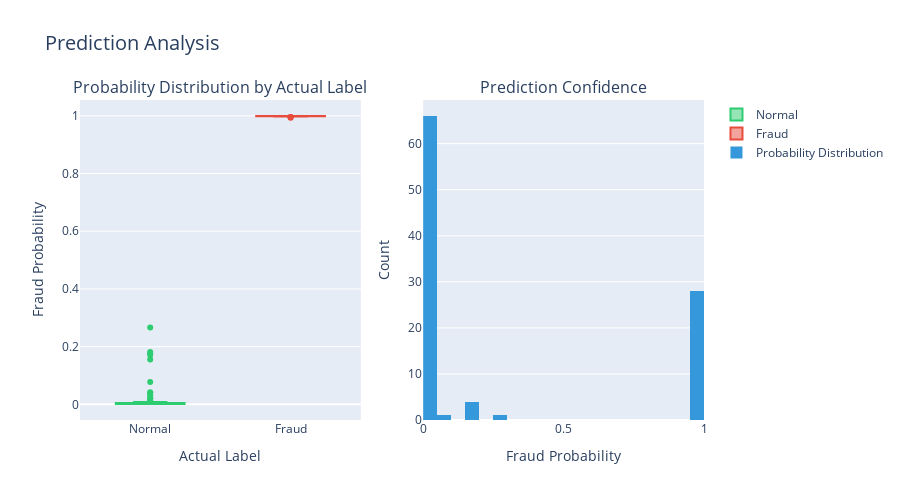

The code cell stored with this chart in its notebook:
### Code cell
# Prediction probability distribution
fig = make_subplots(
    rows=1, cols=2,
    subplot_titles=('Probability Distribution by Actual Label', 'Prediction Confidence')
)

# Box plot by actual label
for label in [0, 1]:
    mask = results_df['Actual'] == label
    fig.add_trace(
        go.Box(
            y=results_df[mask]['Probability'],
            name=f"{'Normal' if label == 0 else 'Fraud'}",
            marker_color='#2ecc71' if label == 0 else '#e74c3c'
        ),
        row=1, col=1
    )

# Histogram of probabilities
fig.add_trace(
    go.Histogram(
        x=results_df['Probability'],
        nbinsx=20,
        marker_color='#3498db',
        name='Probability Distribution'
    ),
    row=1, col=2
)

fig.update_layout(
    title_text="Prediction Analysis",
    title_font_size=20,
    height=500,
    showlegend=True
)

fig.update_xaxes(title_text="Actual Label", row=1, col=1)
fig.update_yaxes(title_text="Fraud Probability", row=1, col=1)
fig.update_xaxes(title_text="Fraud Probability", row=1, col=2)
fig.update_yaxes(title_text="Count", row=1, col=2)

fig.show()

### Figure 1 — Plotly figure (JSON) as saved in the notebook; plotly's stock layout.template omitted (floating-point values rounded to 4 significant figures)
{"data": [{"marker": {"color": "#2ecc71"}, "name": "Normal", "type": "box", "xaxis": "x", "y": [0.002478, 0.00161, 0.002663, 0.007726, 0.001812, 0.008579, 0.003538, 0.00161, 0.04237, 0.001342, 0.001323, 0.1812, 0.001644, 0.002432, 0.001323, 0.02205, 0.00265, 0.00161, 0.002413, 0.171, 0.001382, 0.001323, 0.001841, 0.002432, 0.001323, 0.001564, 0.1762, 0.01615, 0.03931, 0.001285, 0.002301, 0.001988, 0.02133, 0.002249, 0.07782, 0.001669, 0.001285, 0.002254, 0.001564, 0.001841, 0.2663, 0.001348, 0.001323, 0.002904, 0.001799, 0.003132, 0.00273, 0.001812, 0.003143, 0.0071, 0.001461, 0.00228, 0.009816, 0.003119, 0.005092, 0.001431, 0.00434, 0.001879, 0.002859, 0.003727, 0.002477, 0.001587, 0.001542, 0.03058, 0.00201, 0.001729, 0.002801, 0.001564, 0.01156, 0.001382, 0.001641, 0.1555], "yaxis": "y"}, {"marker": {"color": "#e74c3c"}, "name": "Fraud", "type": "box", "xaxis": "x", "y": [0.9993, 0.9972, 0.9992, 0.9972, 0.9963, 0.9992, 0.9991, 0.999, 0.9983, 0.9978, 0.9987, 0.9993, 0.9932, 0.999, 0.999, 0.999, 0.9992, 0.9992, 0.9991, 0.999, 0.999, 0.9992, 0.9989, 0.999, 0.9954, 0.9992, 0.9984, 0.999], "yaxis": "y"}, {"marker": {"color": "#3498db"}, "name": "Probability Distribution", "nbinsx": 20, "type": "histogram", "x": [0.002478, 0.00161, 0.9993, 0.002663, 0.9972, 0.9992, 0.9972, 0.007726, 0.001812, 0.008579, 0.003538, 0.00161, 0.04237, 0.9963, 0.001342, 0.9992, 0.9991, 0.001323, 0.999, 0.1812, 0.9983, 0.9978, 0.001644, 0.002432, 0.001323, 0.02205, 0.00265, 0.00161, 0.002413, 0.9987, 0.171, 0.9993, 0.001382, 0.001323, 0.9932, 0.001841, 0.999, 0.002432, 0.001323, 0.999, 0.999, 0.9992, 0.001564, 0.9992, 0.1762, 0.9991, 0.01615, 0.03931, 0.001285, 0.002301, 0.001988, 0.02133, 0.002249, 0.07782, 0.001669, 0.001285, 0.002254, 0.001564, 0.001841, 0.999, 0.999, 0.2663, 0.001348, 0.001323, 0.002904, 0.001799, 0.003132, 0.00273, 0.001812, 0.003143, 0.0071, 0.001461, 0.9992, 0.00228, 0.009816, 0.003119, 0.9989, 0.005092, 0.001431, 0.00434, 0.001879, 0.002859, 0.003727, 0.999, 0.9954, 0.9992, 0.002477, 0.001587, 0.001542, 0.9984, 0.03058, 0.00201, 0.001729, 0.002801, 0.001564, 0.999, 0.01156, 0.001382, 0.001641, 0.1555], "xaxis": "x2", "yaxis": "y2"}], "layout": {"annotations": [{"font": {"size": 16}, "showarrow": false, "text": "Probability Distribution by Actual Label", "x": 0.225, "xanchor": "center", "xref": "paper", "y": 1, "yanchor": "bottom", "yref": "paper"}, {"font": {"size": 16}, "showarrow": false, "text": "Prediction Confidence", "x": 0.775, "xanchor": "center", "xref": "paper", "y": 1, "yanchor": "bottom", "yref": "paper"}], "height": 500, "showlegend": true, "title": {"font": {"size": 20}, "text": "Prediction Analysis"}, "xaxis": {"anchor": "y", "domain": [0, 0.45], "title": {"text": "Actual Label"}}, "xaxis2": {"anchor": "y2", "domain": [0.55, 1], "title": {"text": "Fraud Probability"}}, "yaxis": {"anchor": "x", "domain": [0, 1], "title": {"text": "Fraud Probability"}}, "yaxis2": {"anchor": "x2", "domain": [0, 1], "title": {"text": "Count"}}}}
